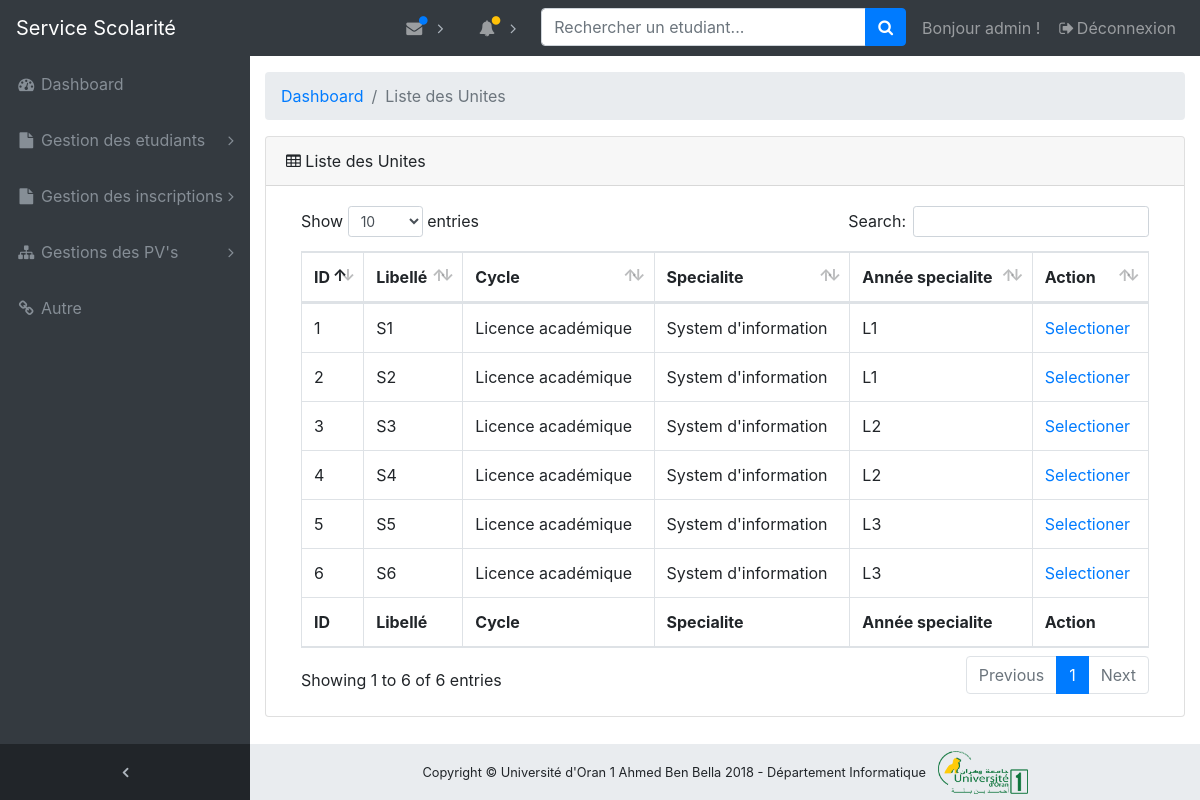
Page /dashboard/modules/liste_semestre/ (signed in) on the committed database.
### modules/models.py (models this page shows, shortened)
class Semestre(models.Model):
    nom = models.CharField(max_length=256)
    parcours = models.ForeignKey(Parcours, related_name='semestres')
    date_creation = models.DateTimeField(auto_now_add=True)
    class Meta:
        db_table = "semestre"
        verbose_name = "Semestre"
        verbose_name_plural = "Semestres"

class Parcours(models.Model):
    nom = models.CharField(max_length=256)
    specialite = models.ForeignKey(Specialite, related_name='parcours')
    responsable = models.OneToOneField('enseignants.Enseignant', related_name='responsable_parcours')
    date_creation = models.DateTimeField(auto_now_add=True)
    class Meta:
        db_table = "parcours"
        verbose_name = "Parcours"
        verbose_name_plural = "Parcours"

class Specialite(models.Model):
    nom = models.CharField(max_length=256)
    departement = models.ForeignKey('etablissements.Departement', related_name='specialites')
    cycle = models.ForeignKey(Cycle, related_name='specialites')
    responsable = models.OneToOneField('enseignants.Enseignant', related_name='responsable_specialite')
    date_creation = models.DateTimeField(auto_now_add=True)
    class Meta:
        db_table = "specialite"
        verbose_name = "Specialite"
        verbose_name_plural = "Specialites"

class Cycle(models.Model):
    nom = models.CharField(max_length=256)
    date_creation = models.DateTimeField(auto_now_add=True)
    class Meta:
        db_table = "cycle"
        verbose_name = "Cycle"
        verbose_name_plural = "Cycles"

### modules/views.py (the view)
def liste_semestres(request):
    if request.user.is_authenticated and request.user.groups.filter(name='Administrateur').exists():
        semestres = Semestre.objects.all()
        contexe = {'semestres': semestres}
        return render(request, 'modules/liste_semestres.html', contexe)
    else:
        return redirect('login_account')

### modules/templates/modules/liste_semestres.html
{% extends 'dashboard/base.html' %}
{% load staticfiles %}
{% block content %}
    <ol class="breadcrumb">
        <li class="breadcrumb-item">
            <a href="{% url 'dashboard_home_page' %}">Dashboard</a>
        </li>
        <li class="breadcrumb-item active">Liste des Unites</li>
    </ol>
    <div class="card mb-3">
        <div class="card-header">
            <i class="fa fa-table"></i> Liste des Unites
        </div>
        <div class="card-body">
            <div class="table-responsive">
                <table class="table table-bordered" id="dataTable" width="100%" cellspacing="0">
                    <thead>
                    <tr>
                        <th>ID</th>
                        <th>Libellé</th>
                        <th>Cycle</th>
                        <th>Specialite</th>
                        <th>Année specialite</th>
                        <th>Action</th>
                    </tr>
                    </thead>
                    <tfoot>
                    <tr>
                        <th>ID</th>
                        <th>Libellé</th>
                        <th>Cycle</th>
                        <th>Specialite</th>
                        <th>Année specialite</th>
                        <th>Action</th>
                    </tr>
                    </tfoot>
                    <tbody>
                    {% for semestre in semestres %}
                        <tr>
                            <td>{{ semestre.id }}</td>
                            <td>{{ semestre.nom }}</td>
                            <td>{{ semestre.parcours.specialite.cycle.nom }}</td>
                            <td>{{ semestre.parcours.specialite.nom }}</td>
                            <td>{{ semestre.parcours.nom }}</td>
                            <td><a target="_blank" href="{% url 'pv_semestre' pk=semestre.id %}">Selectioner </a></td>
                        </tr>
                    {% endfor %}
                    </tbody>
                </table>
            </div>
        </div>
    </div>
    </div>
{% endblock %}

### dashboard/templates/dashboard/navbar/_navbar_admin.html (shortened to what this page needs)
{% load staticfiles %}
{% block navbar %}
    <nav class="navbar navbar-expand-lg navbar-dark bg-dark fixed-top" id="mainNav">
        <a class="navbar-brand" href="{% url 'home_page' %}">Service Scolarité</a>
        <div class="collapse navbar-collapse" id="navbarResponsive">
            <ul class="navbar-nav navbar-sidenav" id="exampleAccordion">
                <li class="nav-item" data-toggle="tooltip" data-placement="right" title="Dashboard">
                    <a class="nav-link" href="{% url 'dashboard_home_page' %}">
                        <i class="fa fa-fw fa-dashboard"></i>
                        <span class="nav-link-text">Dashboard</span>
                    </a>
                </li>
                <li class="nav-item" data-toggle="tooltip" data-placement="right" title="Gestion des etudiants">
                    <a class="nav-link nav-link-collapse collapsed" data-toggle="collapse"
                       href="#collapseGestionEtudiants"
                       data-parent="#exampleAccordion">
                        <i class="fa fa-fw fa-file"></i>
                        <span class="nav-link-text">Gestion des etudiants</span>
                    </a>
                </li>
                <li class="nav-item" data-toggle="tooltip" data-placement="right" title="Example Pages">
                    <a class="nav-link nav-link-collapse collapsed" data-toggle="collapse" href="#collapseExamplePages"
                       data-parent="#exampleAccordion">
                        <i class="fa fa-fw fa-file"></i>
                        <span class="nav-link-text">Gestion des inscriptions</span>
                    </a>
                </li>
                <li class="nav-item" data-toggle="tooltip" data-placement="right" title="Menu Levels">
                    <a class="nav-link nav-link-collapse collapsed" data-toggle="collapse" href="#collapseMulti"
                       data-parent="#exampleAccordion">
                        <i class="fa fa-fw fa-sitemap"></i>
                        <span class="nav-link-text">Gestions des PV's</span>
                    </a>
                </li>
                <li class="nav-item" data-toggle="tooltip" data-placement="right" title="Link">
                    <a class="nav-link" href="#">
                        <i class="fa fa-fw fa-link"></i>
                        <span class="nav-link-text">Autre</span>
                    </a>
                </li>
            </ul>
            <ul class="navbar-nav sidenav-toggler">
                <li class="nav-item">
                    <a class="nav-link text-center" id="sidenavToggler">
                        <i class="fa fa-fw fa-angle-left"></i>
                    </a>
                </li>
            </ul>
            <ul class="navbar-nav ml-auto">
                <li class="nav-item dropdown">
                    <a class="nav-link dropdown-toggle mr-lg-2" id="messagesDropdown" href="#" data-toggle="dropdown"
                       aria-haspopup="true" aria-expanded="false">
                        <i class="fa fa-fw fa-envelope"></i>
                        <span class="indicator text-primary d-none d-lg-block">
                        <i class="fa fa-fw fa-circle"></i>
                    </span>
                    </a>
                </li>
                <li class="nav-item dropdown">
                    <a class="nav-link dropdown-toggle mr-lg-2" id="alertsDropdown" href="#" data-toggle="dropdown"
                       aria-haspopup="true" aria-expanded="false">
                        <i class="fa fa-fw fa-bell"></i>
                        <span class="indicator text-warning d-none d-lg-block">
                        <i class="fa fa-fw fa-circle"></i>
                    </span>
                    </a>
                </li>
                <li class="nav-item">
                    <form method="post" class="form-inline my-2 my-lg-0 mr-lg-2"> {% csrf_token %}
                        <div class="input-group">
                            <input class="form-control" type="text" placeholder="Rechercher un etudiant..." size="25">
                            <span class="input-group-append">
                            <button class="btn btn-primary" type="submit">
                                <i class="fa fa-search"></i>
                            </button>
                        </span>
                        </div>
                    </form>
                </li>
                <li class="nav-item">
                    <a class="nav-link">
                        Bonjour {{ user.username }} !</a>
                </li>
                <li class="nav-item">
                    <a class="nav-link" data-toggle="modal" data-target="#exampleModal">
                        <i class="fa fa-fw fa-sign-out"></i>Déconnexion</a>
                </li>
            </ul>
        </div>
    </nav>
{% endblock %}

### static/dashboard/css/sb-admin.css (style rules this page uses)
html { position: relative; min-height: 100%; }
body { overflow-x: hidden; }
body.sticky-footer { margin-bottom: 56px; }
body.fixed-nav { padding-top: 56px; }
#mainNav .navbar-collapse { overflow: auto; max-height: 75vh; }
#mainNav .navbar-collapse .navbar-nav .nav-item .nav-link { cursor: pointer; }
#mainNav .navbar-collapse .navbar-sidenav .nav-link-collapse:after { float: right; content: '\f107'; font-family: 'FontAwesome'; }
#mainNav .navbar-collapse .navbar-sidenav .nav-link-collapse.collapsed:after { content: '\f105'; }
#mainNav .navbar-collapse .sidenav-toggler { display: none; }
#mainNav .navbar-collapse .navbar-nav > .nav-item.dropdown > .nav-link { position: relative; min-width: 45px; }
#mainNav .navbar-collapse .navbar-nav > .nav-item.dropdown > .nav-link:after { float: right; width: auto; content: '\f105'; border: none; font-family: 'FontAwesome'; }
#mainNav .navbar-collapse .navbar-nav > .nav-item.dropdown > .nav-link .indicator { position: absolute; top: 5px; left: 21px; font-size: 10px; }
@media (min-width: 992px) { #mainNav .navbar-brand { width: 250px; } }
@media (min-width: 992px) { #mainNav .navbar-collapse { overflow: visible; max-height: none; } }
@media (min-width: 992px) { #mainNav .navbar-collapse .navbar-sidenav { position: absolute; top: 0; left: 0; -webkit-flex-direction: column; -ms-flex-direction: column; flex-direction: column; margin-top: 56px; } }
@media (min-width: 992px) { #mainNav .navbar-collapse .navbar-sidenav > .nav-item { width: 250px; padding: 0; } }
@media (min-width: 992px) { #mainNav .navbar-collapse .navbar-sidenav > .nav-item > .nav-link { padding: 1em; } }
@media (min-width: 992px) { #mainNav .navbar-collapse .navbar-nav > .nav-item.dropdown > .nav-link { min-width: 0; } }
@media (min-width: 992px) { #mainNav .navbar-collapse .navbar-nav > .nav-item.dropdown > .nav-link:after { width: 24px; text-align: center; } }
#mainNav.fixed-top .sidenav-toggler { display: none; }
@media (min-width: 992px) { #mainNav.fixed-top .navbar-sidenav { height: calc(100vh - 112px); } }
@media (min-width: 992px) { #mainNav.fixed-top .sidenav-toggler { position: absolute; top: 0; left: 0; display: flex; -webkit-flex-direction: column; -ms-flex-direction: column; flex-direction: column; margin-top: calc(100vh - 56px); } }
@media (min-width: 992px) { #mainNav.fixed-top .sidenav-toggler > .nav-item { width: 250px; padding: 0; } }
@media (min-width: 992px) { #mainNav.fixed-top .sidenav-toggler > .nav-item > .nav-link { padding: 1em; } }
#mainNav.fixed-top.navbar-dark .sidenav-toggler { background-color: #212529; }
#mainNav.fixed-top.navbar-dark .sidenav-toggler a i { color: #adb5bd; }
#sidenavToggler i { font-weight: 800; }
#mainNav.navbar-dark .navbar-collapse .navbar-sidenav .nav-link-collapse:after { color: #868e96; }
#mainNav.navbar-dark .navbar-collapse .navbar-sidenav > .nav-item > .nav-link { color: #868e96; }
#mainNav.navbar-dark .navbar-collapse .navbar-nav > .nav-item.dropdown > .nav-link:after { color: #adb5bd; }
@media (min-width: 992px) { #mainNav.navbar-dark .navbar-collapse .navbar-sidenav { background: #343a40; } }

### rows in the picture
Semestre: id "1", nom "S1", parcours.specialite.cycle.nom "Licence académique", parcours.specialite.nom "System d'information", parcours.nom "L1"
Semestre: id "2", nom "S2", parcours.specialite.cycle.nom "Licence académique", parcours.specialite.nom "System d'information", parcours.nom "L1"
Semestre: id "3", nom "S3", parcours.specialite.cycle.nom "Licence académique", parcours.specialite.nom "System d'information", parcours.nom "L2"
Semestre: id "4", nom "S4", parcours.specialite.cycle.nom "Licence académique", parcours.specialite.nom "System d'information", parcours.nom "L2"
Semestre: id "5", nom "S5", parcours.specialite.cycle.nom "Licence académique", parcours.specialite.nom "System d'information", parcours.nom "L3"
Semestre: id "6", nom "S6", parcours.specialite.cycle.nom "Licence académique", parcours.specialite.nom "System d'information", parcours.nom "L3"

### other values in the picture
{{ user.username }} "admin"
